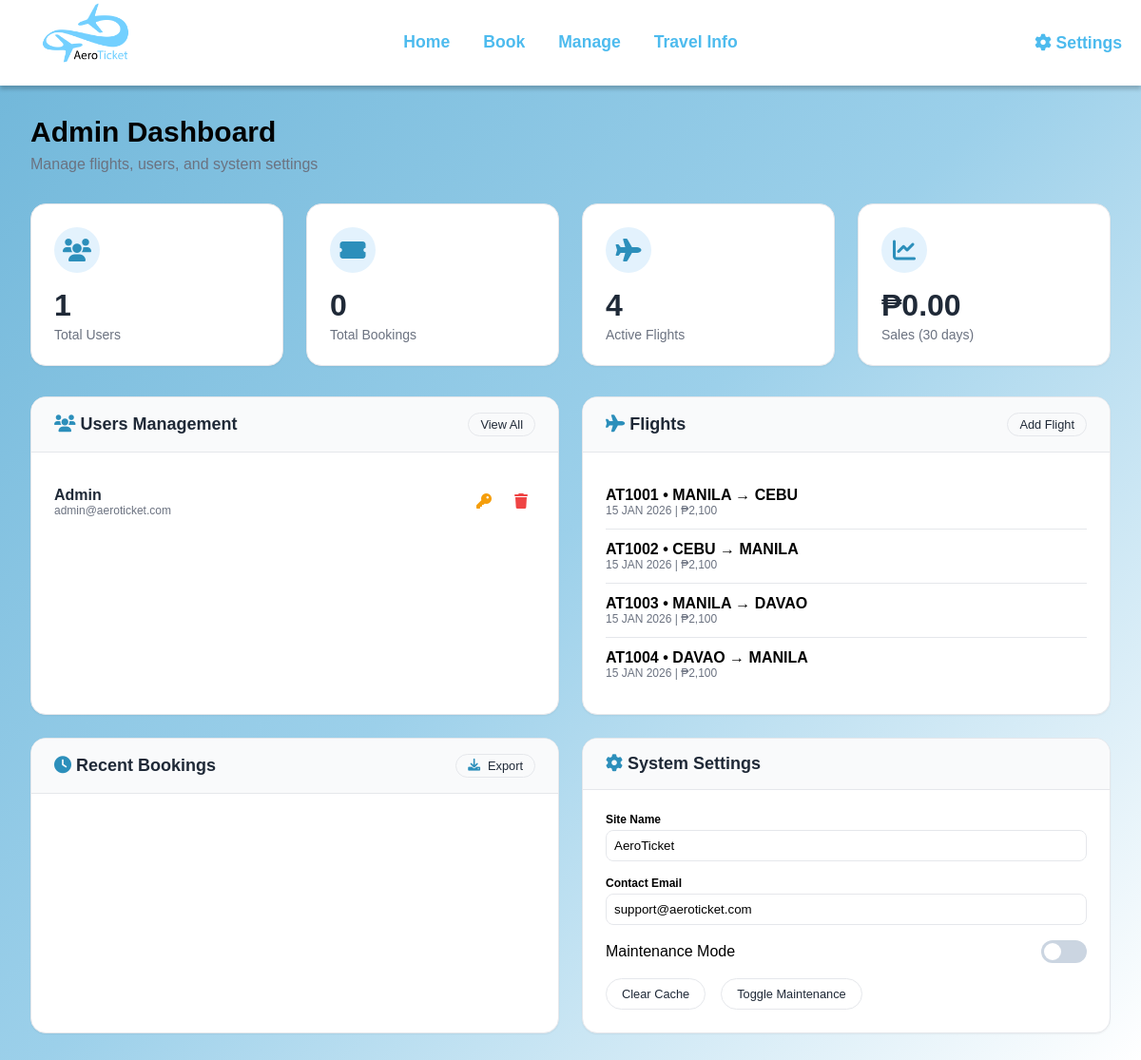
/admin (signed in), run on the app's committed database.
### app.py (models this page shows, shortened)
class User(db.Model):
    __tablename__ = 'all_users'
    id = db.Column(db.Integer, primary_key=True)
    fullname = db.Column(db.String(100), nullable=True)
    email = db.Column(db.String(120), unique=True, nullable=False)
    password = db.Column(db.String(200), nullable=False)
    provider = db.Column(db.String(20), default='email')
    created_at = db.Column(db.DateTime, default=datetime.utcnow)
    phone = db.Column(db.String(20), nullable=True)
    email_reminders = db.Column(db.Boolean, default=True)
    is_admin = db.Column(db.Boolean, default=False)
    profile_picture = db.Column(db.String(200), nullable=True)

class Flight(db.Model):
    __tablename__ = 'flights'
    id = db.Column(db.Integer, primary_key=True)
    flight_number = db.Column(db.String(10), nullable=False, unique=True)
    origin = db.Column(db.String(50), nullable=False)
    destination = db.Column(db.String(50), nullable=False)
    departure_date = db.Column(db.String(20), nullable=False)
    departure_time = db.Column(db.String(10), nullable=False)
    arrival_time = db.Column(db.String(10), nullable=False)
    duration = db.Column(db.String(10), nullable=False)
    distance = db.Column(db.String(20), nullable=False)
    economy_price = db.Column(db.String(10), default="2,100")
    premium_economy_price = db.Column(db.String(10), default="4,500")
    business_price = db.Column(db.String(10), default="8,500")
    first_class_price = db.Column(db.String(10), default="15,000")
    total_seats = db.Column(db.Integer, default=60)
    available_seats = db.Column(db.Integer, default=60)
    gate = db.Column(db.String(5), default="A1")
    status = db.Column(db.String(20), default="Scheduled")

### app.py (the view)
@app.route('/admin')
def admin_dashboard():
    if not session.get('is_admin'):
        flash("Access denied. Admin privileges required.")
        return redirect(url_for('home'))
    has_bookings = False
    latest_booking_id = None
    if session.get('user_id'):
        user_id = session.get('user_id')
        booking_count = Booking.query.filter_by(user_id=user_id).count()
        has_bookings = booking_count > 0
        latest_booking = Booking.query.filter_by(user_id=user_id).order_by(Booking.id.desc()).first()
        if latest_booking:
            latest_booking_id = latest_booking.id
    total_users = User.query.count()
    total_bookings = Booking.query.count()
    total_flights = Flight.query.count()
    recent_bookings = Booking.query.order_by(Booking.booking_date.desc()).limit(10).all()
    thirty_days_ago = datetime.utcnow().replace(day=1)
    sales = db.session.query(db.func.sum(Booking.total_price)).filter(Booking.booking_date >= thirty_days_ago).scalar()
    sales_total = float(sales) if sales else 0
    users = User.query.all()
    events = Flight.query.all()
    settings = {
        'site_name': 'AeroTicket',
        'contact_email': 'support@aeroticket.com',
        'timezone': 'Asia/Manila',
        'global_max_tickets': 6,
        'waitlist_enabled': False,
        'tax_rate': 0,
        'maintenance': False
    }
    return render_template('admin_dashboard.html',
                          users=users,
                          events=events,
                          settings=settings,
                          total_users=total_users,
                          total_bookings=total_bookings,
                          total_flights=total_flights,
                          sales_summary={'total': f"₱{sales_total:,.2f}"},
                          recent_bookings=recent_bookings,
                          has_bookings=has_bookings,
                          latest_booking_id=latest_booking_id)

### templates/admin_dashboard.html (shortened to what this page needs)
<!DOCTYPE html>
<html lang="en">
<head>
    <link rel="stylesheet" href="https://cdnjs.cloudflare.com/ajax/libs/font-awesome/6.0.0/css/all.min.css">
    <link rel="stylesheet" href="{{ url_for('static', filename='booking.css') }}">
</head>
<body>
<header class="main-header">
    <div class="header-container">
        <div class="logo">
            <a href="{{ url_for('home') }}">
                <img src="{{ url_for('static', filename='images/logo.png') }}" alt="AeroTicket Logo">
            </a>
        </div>
        <nav class="nav-links">
            <a href="{{ url_for('home') }}">Home</a>
            <div class="dropdown">
                <a href="{{ url_for('booking') }}" class="dropbtn">Book</a>
            </div>
            <div class="dropdown">
                {% if session.get('user_id') %}
                    <a href="{{ url_for('manage') }}" class="dropbtn">Manage</a>
                {% else %}
                    <a href="{{ url_for('login') }}" class="dropbtn">Manage</a>
                {% endif %}
            </div>
            <div class="dropdown">
                <a href="{{ url_for('travel') }}" class="dropbtn">Travel Info</a>
            </div>
        </nav>
        <div class="header-right">
            <div class="dropdown">
                <a href="#" class="dropbtn"><i class="fas fa-cog"></i> Settings</a>
            </div>
        </div>
    </div>
</header>
<div class="dashboard-wrapper">
    <h1 style="font-size: 1.875rem; font-weight: 600; margin-bottom: 0.5rem;">Admin Dashboard</h1>
    <p style="color: var(--gray-600); margin-bottom: 2rem;">Manage flights, users, and system settings</p>
    <div class="stats-grid">
        <div class="stat-card">
            <div class="stat-icon"><i class="fas fa-users"></i></div>
            <div class="stat-value">{{ total_users }}</div>
            <div class="stat-label">Total Users</div>
        </div>
        <div class="stat-card">
            <div class="stat-icon"><i class="fas fa-ticket-alt"></i></div>
            <div class="stat-value">{{ total_bookings }}</div>
            <div class="stat-label">Total Bookings</div>
        </div>
        <div class="stat-card">
            <div class="stat-icon"><i class="fas fa-plane"></i></div>
            <div class="stat-value">{{ total_flights }}</div>
            <div class="stat-label">Active Flights</div>
        </div>
        <div class="stat-card">
            <div class="stat-icon"><i class="fas fa-chart-line"></i></div>
            <div class="stat-value">{{ sales_summary.total }}</div>
            <div class="stat-label">Sales (30 days)</div>
        </div>
    </div>
    <div class="admin-grid">
        <div class="admin-card">
            <div class="card-header">
                <h3><i class="fas fa-users"></i> Users Management</h3>
                <a href="#" class="btn-outline" style="padding: 0.25rem 0.75rem;">View All</a>
            </div>
            <div class="card-body">
                <div class="user-list">
                    {% for user in users[:5] %}
                    <div class="user-item">
                        <div class="user-info">
                            <span class="user-name">{{ user.fullname or 'No Name' }}</span>
                            <span class="user-email">{{ user.email }}</span>
                        </div>
                        <div class="user-actions">
                            <a href="{{ url_for('admin_reset_password', user_id=user.id) }}" class="btn-icon reset" title="Reset Password">
                                <i class="fas fa-key"></i>
                            </a>
                            <a href="{{ url_for('admin_ban_user', user_id=user.id) }}" class="btn-icon delete" title="Delete User" onclick="return confirm('Delete this user?');">
                                <i class="fas fa-trash"></i>
                            </a>
                        </div>
                    </div>
                    {% endfor %}
                </div>
            </div>
        </div>
        <div class="admin-card">
            <div class="card-header">
                <h3><i class="fas fa-plane"></i> Flights</h3>
                <a href="{{ url_for('admin_settings') }}" class="btn-outline" style="padding: 0.25rem 0.75rem;">Add Flight</a>
            </div>
            <div class="card-body">
                <div class="flight-list">
                    {% for flight in events[:4] %}
                    <div class="flight-item">
                        <div class="flight-route">{{ flight.flight_number }} • {{ flight.origin }} → {{ flight.destination }}</div>
                        <div class="flight-date">{{ flight.departure_date }} | ₱{{ flight.economy_price }}</div>
                    </div>
                    {% endfor %}
                </div>
            </div>
        </div>
        <div class="admin-card">
            <div class="card-header">
                <h3><i class="fas fa-clock"></i> Recent Bookings</h3>
                <a href="{{ url_for('admin_export_sales') }}" class="btn-outline" style="padding: 0.25rem 0.75rem;">
                    <i class="fas fa-download"></i> Export
                </a>
            </div>
            <div class="card-body">
            </div>
        </div>
        <div class="admin-card">
            <div class="card-header">
                <h3><i class="fas fa-cog"></i> System Settings</h3>
            </div>
            <div class="card-body">
                <div style="margin-bottom: 1rem;">
                    <label style="display: block; font-size: 0.75rem; font-weight: 600; margin-bottom: 0.25rem;">Site Name</label>
                    <input type="text" value="{{ settings.site_name }}" style="width: 100%; padding: 0.5rem; border: 1px solid var(--gray-200); border-radius: 8px;">
                </div>
                <div style="margin-bottom: 1rem;">
                    <label style="display: block; font-size: 0.75rem; font-weight: 600; margin-bottom: 0.25rem;">Contact Email</label>
                    <input type="email" value="{{ settings.contact_email }}" style="width: 100%; padding: 0.5rem; border: 1px solid var(--gray-200); border-radius: 8px;">
                </div>
                <div style="display: flex; justify-content: space-between; align-items: center; margin-bottom: 1rem;">
                    <span>Maintenance Mode</span>
                    <label class="toggle-switch">
                        <span class="slider"></span>
                    </label>
                </div>
                <div style="display: flex; gap: 1rem;">
                    <a href="{{ url_for('admin_clear_cache') }}" class="btn-outline">Clear Cache</a>
                    <form method="POST" action="{{ url_for('admin_maintenance') }}" style="display: inline;">
                        <button type="submit" class="btn-outline">Toggle Maintenance</button>
                    </form>
                </div>
            </div>
        </div>
    </div>
</div>
</body>
</html>

### static/booking.css (style rules this page uses)
* { margin: 0; padding: 0; box-sizing: border-box; font-family: Arial, Helvetica, sans-serif; }
body { min-height: 100vh; background: linear-gradient(135deg, #6fb6d9, #9cd0ea, #ffffff); }
.main-header { background-color: #ffffff; padding: 5px 0; height: 90px; display: flex; overflow: visible; align-items: center; box-shadow: 0 4px 4px rgba(0, 0, 0, 0.2); position: sticky; top: 0; z-index: 1000; }
.header-container { max-width: 1200px; margin: 0 auto; width: 100%; display: flex; align-items: center; justify-content: space-between; padding: 0 20px; }
.logo { display: flex; justify-content: flex-start; flex: 1; }
.logo img { height: 140px !important; width: auto; margin-top: -25px; margin-bottom: -25px; display: block; position: relative; z-index: 5; }
.nav-links { display: flex; gap: 35px; margin-bottom: 0; align-items: center; justify-content: center; flex: 1; }
.nav-links a, .dropbtn { text-decoration: none; color: #4dbbee; font-weight: 700; font-size: 1.1rem; line-height: 1; white-space: nowrap; cursor: pointer; background: none; border: none; padding: 0; }
.dropdown { position: relative; display: inline-block; }
.header-right { display: flex; justify-content: flex-end; gap: 25px; flex: 1; }

### data on the page
User: fullname "Admin", email "admin@aeroticket.com"
Flight: flight_number "AT1001", origin "MANILA", destination "CEBU", departure_date "15 JAN 2026", economy_price "2,100"
Flight: flight_number "AT1002", origin "CEBU", destination "MANILA", departure_date "15 JAN 2026", economy_price "2,100"
Flight: flight_number "AT1003", origin "MANILA", destination "DAVAO", departure_date "15 JAN 2026", economy_price "2,100"
Flight: flight_number "AT1004", origin "DAVAO", destination "MANILA", departure_date "15 JAN 2026", economy_price "2,100"

### other printed values
{{ total_users }} "1"
{{ total_bookings }} "0"
{{ total_flights }} "4"
{{ sales_summary.total }} "₱0.00"
